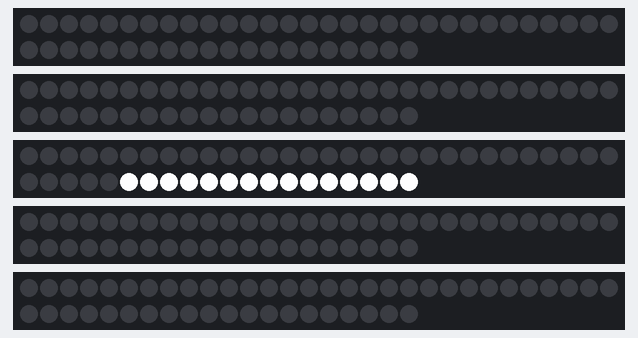
This sketch was run on a simulated Arduino Uno, built with avr-gcc and run on an emulated ATmega328P. On the bench: 5 × 50 RGB LEDs in strip order, left to right, continuing on the next row. Random numbers use the default seed unless the sketch sets one.

Above: at 0.48 s.
At 1.39 s:
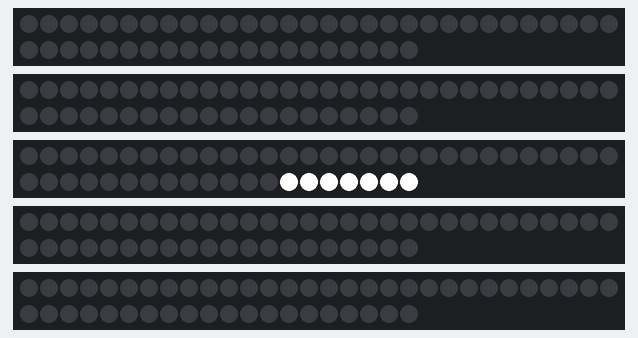
At 2.61 s:
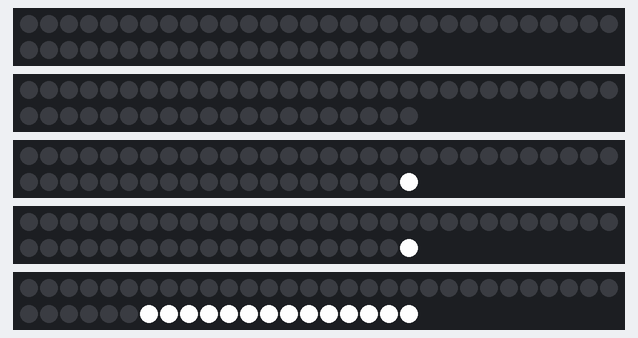
At 12.59 s:
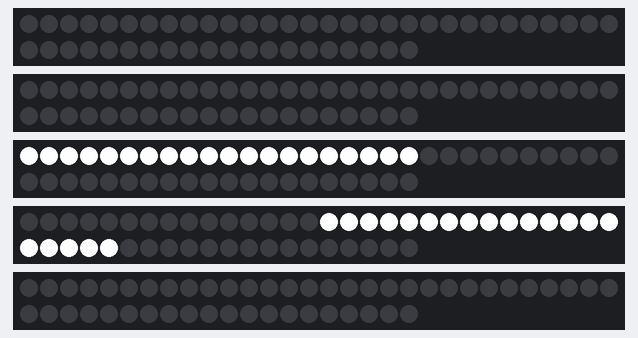
At 23.48 s:
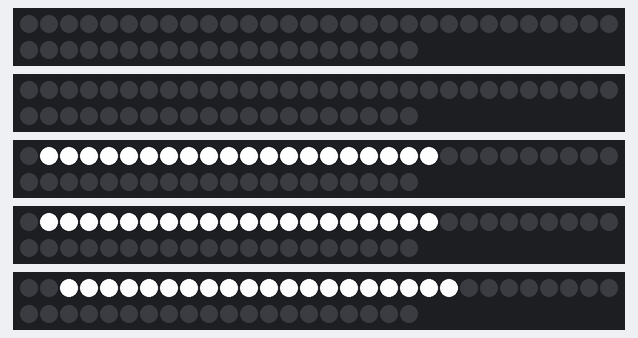
At 34.38 s:
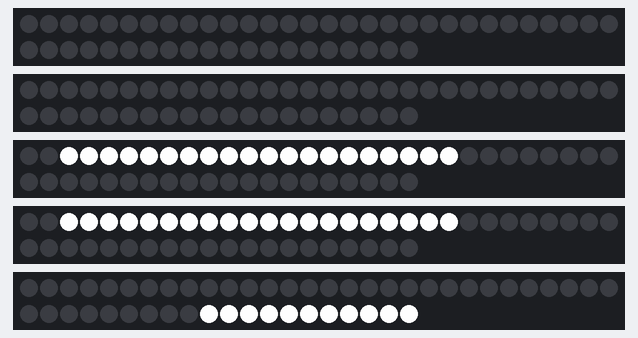

The sketch:

chaseWhiteLEDNeoRGBW.ino
```cpp
/*
  Reading distance from the laser based VL53L1X
  By: kaloha
  Waveshare Electronics
  VL53L1X Distance Sensor from Waveshare: https://www.waveshare.com/vl53l1x-distance-sensor.htm
  This example demonstrates how to read the distance in long mode(up to 4m).
*/

#include <Wire.h>
// #include "VL53L1X.h"
#include <Adafruit_NeoPixel.h>

#define LED_SEED_PIN 5//string of leds
#define LED_STEM_PIN 6//UV

// #define PIN_INTAKE 9
// #define PIN_OUTLET 10

// How many NeoPixels are attached to the Arduino?
#define LED_STEM_COUNT 50
#define LED_SEED_COUNT 32
#define MAX_BRI 250

// Declare our NeoPixel strip object:
// Adafruit_NeoPixel strip1(LED_SEED_COUNT,5, NEO_GRBW + NEO_KHZ800);
// Adafruit_NeoPixel strip0(LED_STEM_COUNT,6, NEO_GRBW + NEO_KHZ800);
Adafruit_NeoPixel strip0(LED_STEM_COUNT,6, NEO_GRB + NEO_KHZ800);
Adafruit_NeoPixel strip1(LED_STEM_COUNT,5, NEO_GRB + NEO_KHZ800);
Adafruit_NeoPixel strip2(LED_STEM_COUNT,7, NEO_GRB + NEO_KHZ800);
Adafruit_NeoPixel strip3(LED_STEM_COUNT,4, NEO_GRB + NEO_KHZ800);
Adafruit_NeoPixel strip4(LED_STEM_COUNT,8, NEO_GRB + NEO_KHZ800);

int currentChase=0;
int numChase=50;
int numLit=20;


int numRows=4;
int ledsPerRow=floor(144/6.5);


void clearAll(){
  strip0.clear();
  strip0.show();
  strip1.clear();
  strip1.show();
  strip2.clear();
  strip2.show();
  strip3.clear();
  strip3.show();
  strip4.clear();
  strip4.show();
  // delay(100);
}

void chase0(){
  strip0.clear();
  strip0.setPixelColor(currentChase,255);
  strip0.setPixelColor(currentChase+1,255);
  strip0.setPixelColor(currentChase+2,255);
  currentChase=(currentChase+1)%numChase;
  strip0.show();
  // delay(100);
}

void chase1(){
  strip1.clear();
  for(int i=0; i<numLit; i++){
    strip1.setPixelColor(currentChase+i,255,255,255);
  }
  // strip1.setPixelColor(currentChase,255,255,255);
  // strip1.setPixelColor(currentChase+1,255,255,255);
  // strip1.setPixelColor(currentChase+2,255,255,255);
  // strip1.setPixelColor(currentChase+1,255);
  // strip1.setPixelColor(currentChase+2,255);
  // currentChase=(currentChase+1)%numChase;
  strip1.show();
  // delay(100);
}

void chase2(){
  strip2.clear();
  for(int i=0; i<numLit; i++){
    strip2.setPixelColor(currentChase+i,255,255,255);
  }
  // strip2.setPixelColor(currentChase,255,255,0);
  // strip2.setPixelColor(currentChase+1,255,255,0);
  // strip2.setPixelColor(currentChase+2,255,255,0);
  // strip1.setPixelColor(currentChase+1,255);
  // strip1.setPixelColor(currentChase+2,255);
  // currentChase=(currentChase+1)%numChase;
  strip2.show();
  // delay(100);
}


void chase3(){
  strip3.clear();
  for(int i=0; i<numLit; i++){
    strip3.setPixelColor(currentChase+i,255,255,255);
  }
  // strip3.setPixelColor(currentChase,0,255,255);
  // strip3.setPixelColor(currentChase+1,0,255,255);
  // strip3.setPixelColor(currentChase+2,0,255,255);
  // strip1.setPixelColor(currentChase+1,255);
  // strip1.setPixelColor(currentChase+2,255);
  // currentChase=(currentChase+1)%numChase;
  strip3.show();
  // delay(100);
}

void chase4(){
  strip4.clear();
  for(int i=0; i<numLit; i++){
    strip4.setPixelColor(currentChase+i,255,255,255);
  }
  // strip4.setPixelColor(currentChase,255,0,255);
  // strip4.setPixelColor(currentChase+1,255,0,255);
  // strip4.setPixelColor(currentChase+2,255,0,255);
  // strip1.setPixelColor(currentChase+1,255);
  // strip1.setPixelColor(currentChase+2,255);
  // currentChase=(currentChase+1)%numChase;
  strip4.show();
  // delay(100);
}


/* heartSparkle */

float pulseA=0;
float pulseRot2=PI/240;
float pulseLevel1=0;
int numSparkles=12;

void heartSparkle(int strip){
  int np=strip0.numPixels();
  strip0.clear();
  pulseLevel1=(sin(pulseA)*0.5+0.5)*(float)numRows;
  pulseA+=pulseRot2;
  float rel=0;
  for(int j=0; j<numRows; j++){
    if(pulseLevel1>=j+1){
      rel=1;
    } else if(pulseLevel1>j){
      rel=fmod(pulseLevel1,1);
    } else {
      rel=0;
    }
    for(int i=0;i<ledsPerRow; i++){
      strip0.setPixelColor(j*ledsPerRow+i,0,0,0,floor(rel*150));
    }
  }
  for(int i=0; i<numSparkles; i++){
    int sp=floor(random(np));
    strip0.setPixelColor(sp,255,0,0,0);
  }
  strip0.show();
  delay(10);
}


// bool toggleIn=false;
int count=0;
int loopLength=800;
int triggerStart0=0;
int triggerEnd0=150;
int triggerStart1=100;
int triggerEnd1=250;
int triggerStart2=200;
int triggerEnd2=350;

void setup()
{
  Serial.begin(115200);
  strip0.begin();           // INITIALIZE NeoPixel strip object (REQUIRED)
  strip0.show();            // Turn OFF all pixels ASAP
  strip0.setBrightness(MAX_BRI); // Set BRIGHTNESS to about 1/5 (max = 255)
  strip1.begin();           // INITIALIZE NeoPixel strip object (REQUIRED)
  strip1.show();            // Turn OFF all pixels ASAP
  strip1.setBrightness(MAX_BRI); /// strip1.begin();           // INITIALIZE NeoPixel strip object (REQUIRED)
  strip2.begin();
  strip2.show();
  strip2.setBrightness(MAX_BRI);
  strip3.begin();
  strip3.show();
  strip3.setBrightness(MAX_BRI);
  strip4.begin();
  strip4.show();
  strip4.setBrightness(MAX_BRI);
  // strip1.setBrightness(MAX_BRI); //
}


//chase1 is strip inside the shop. disable after testing
void loop(){
  // greenBreath0();
  // greenBreath1();
  // heartSparkle(0);
  // chase0();
  if(count>triggerStart0 && count<triggerEnd0){
    chase2();
  } else if(count>triggerStart1 && count<triggerEnd1){
    chase3();
  } else if(count>triggerStart2 && count<triggerEnd2){
    chase4();
  } else {
    clearAll();
  }

  currentChase=(currentChase+1)%numChase;

  count++;
  if(count>loopLength){
    count=0;
  }
  delay(6);
}
```

LLRFlowerController_NewNarrative2.ino
```cpp

```
